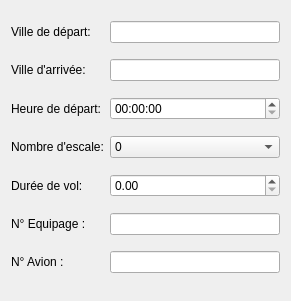
     <widget class="QWidget" name="layoutWidget">
      <property name="geometry">
       <rect>
        <x>50</x>
        <y>180</y>
        <width>291</width>
        <height>301</height>
       </rect>
      </property>
      <layout class="QGridLayout" name="gridLayout_5">
       <item row="0" column="0">
        <widget class="QLabel" name="label_18">
         <property name="styleSheet">
          <string notr="true">font: 12pt &quot;Calibri&quot;;</string>
         </property>
         <property name="text">
          <string>Ville de départ:</string>
         </property>
        </widget>
       </item>
       <item row="0" column="1">
        <widget class="QLineEdit" name="vilDep">
         <property name="styleSheet">
          <string notr="true">font: 12pt &quot;Calibri&quot;;</string>
         </property>
        </widget>
       </item>
       <item row="1" column="0">
        <widget class="QLabel" name="label_19">
         <property name="styleSheet">
          <string notr="true">font: 12pt &quot;Calibri&quot;;</string>
         </property>
         <property name="text">
          <string>Ville d'arrivée:</string>
         </property>
        </widget>
       </item>
       <item row="1" column="1">
        <widget class="QLineEdit" name="vilArr">
         <property name="styleSheet">
          <string notr="true">font: 12pt &quot;Calibri&quot;;</string>
         </property>
        </widget>
       </item>
       <item row="2" column="0">
        <widget class="QLabel" name="label_20">
         <property name="styleSheet">
          <string notr="true">font: 12pt &quot;Calibri&quot;;</string>
         </property>
         <property name="text">
          <string>Heure de départ:</string>
         </property>
        </widget>
       </item>
       <item row="2" column="1">
        <widget class="QTimeEdit" name="hDep">
         <property name="styleSheet">
          <string notr="true">font: 12pt &quot;Calibri&quot;;</string>
         </property>
        </widget>
       </item>
       <item row="3" column="0">
        <widget class="QLabel" name="label_48">
         <property name="styleSheet">
          <string notr="true">font: 12pt &quot;Calibri&quot;;</string>
         </property>
         <property name="text">
          <string>Nombre d'escale:</string>
         </property>
        </widget>
       </item>
       <item row="3" column="1">
        <widget class="QComboBox" name="comboBox_3">
         <property name="cursor">
          <cursorShape>PointingHandCursor</cursorShape>
         </property>
         <property name="styleSheet">
          <string notr="true">font: 12pt &quot;Calibri&quot;;</string>
         </property>
         <item>
          <property name="text">
           <string>0</string>
          </property>
         </item>
         <item>
          <property name="text">
           <string>1</string>
          </property>
         </item>
        </widget>
       </item>
       <item row="4" column="0">
        <widget class="QLabel" name="label_21">
         <property name="styleSheet">
          <string notr="true">font: 12pt &quot;Calibri&quot;;</string>
         </property>
         <property name="text">
          <string>Durée de vol:</string>
         </property>
        </widget>
       </item>
       <item row="4" column="1">
        <widget class="QDoubleSpinBox" name="durVol">
         <property name="styleSheet">
          <string notr="true">font: 12pt &quot;Calibri&quot;;</string>
         </property>
        </widget>
       </item>
       <item row="5" column="0">
        <widget class="QLabel" name="label_17">
         <property name="styleSheet">
          <string notr="true">font: 12pt &quot;Calibri&quot;;</string>
         </property>
         <property name="text">
          <string>N° Equipage :</string>
         </property>
        </widget>
       </item>
       <item row="5" column="1">
        <widget class="QLineEdit" name="numEq">
         <property name="styleSheet">
          <string notr="true">font: 12pt &quot;Calibri&quot;;</string>
         </property>
        </widget>
       </item>
       <item row="6" column="0">
        <widget class="QLabel" name="label_22">
         <property name="styleSheet">
          <string notr="true">font: 12pt &quot;Calibri&quot;;</string>
         </property>
         <property name="text">
          <string>N° Avion :</string>
         </property>
        </widget>
       </item>
       <item row="6" column="1">
        <widget class="QLineEdit" name="numav">
         <property name="styleSheet">
          <string notr="true">font: 12pt &quot;Calibri&quot;;</string>
         </property>
        </widget>
       </item>
      </layout>
     </widget>
